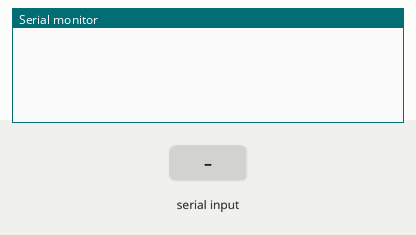
This sketch was run on a simulated Arduino Uno, built with avr-gcc and run on an emulated ATmega328P. On the bench: the last lines printed to the serial monitor. The test bench sets the inputs (shaded band).

Above: at 1.2 s.
1.3 s: "1" received over Serial
At 1.8 s:
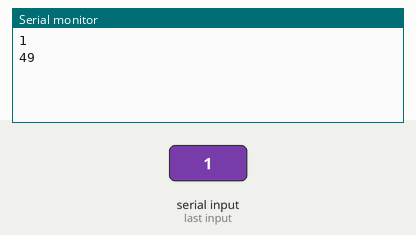
2.8 s: "0" received over Serial
At 4.0 s:
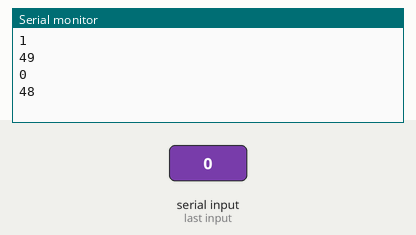
4.3 s: "2" received over Serial
At 5.3 s:
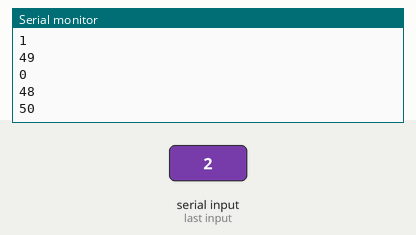
Timing chart, 0 to 7.3 s (numbered marks = the images above; inputs shaded):
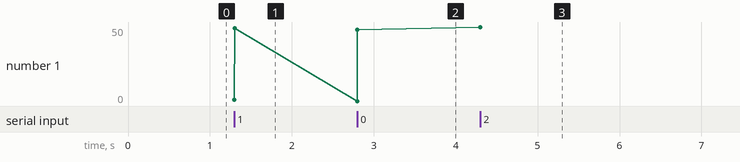

Measured:
- after the input at 1.3 s, the serial monitor: prints a new line at once (image 1)
- after the input at 2.8 s, the serial monitor: prints a new line at once (image 2)
- after the input at 4.3 s, the serial monitor: prints a new line at once (image 3)
- plotted number 1: 49 → 48 after the input at 2.8 s, 48 → 50 after the input at 4.3 s

The sketch:

bttest.ino.ino
```cpp
void setup() {
  Serial.begin(2000000);
  pinMode(1, INPUT);
  pinMode(0, OUTPUT);
}

void loop() {
  if(Serial.available()){
int data = Serial.read();
if(data ==49){
  Serial.println(true);
  }
  if(data ==48){
  Serial.println(false);
  }
Serial.println(data);
}
}
```
